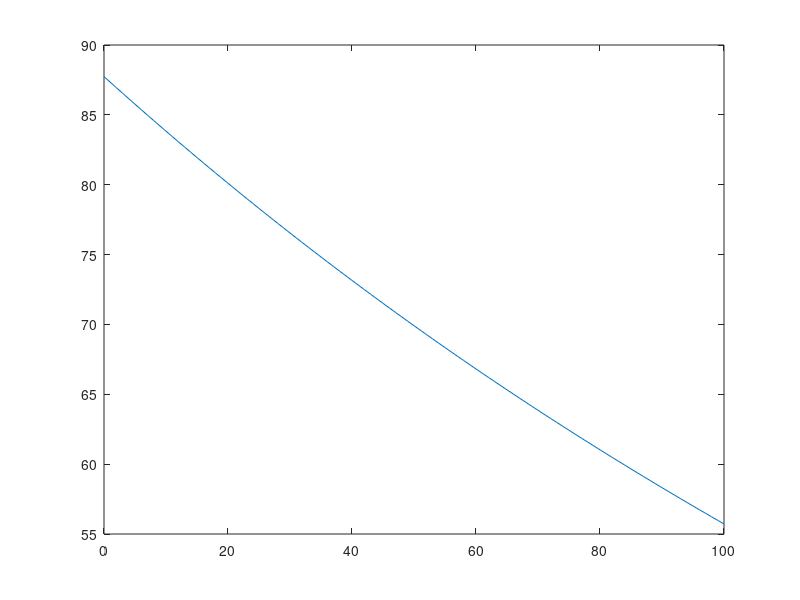

The MATLAB source for this figure:
% Plot the epsilon_r of water versus temperatures. It just a plof function
% do not effect the main function

f = @(x) 87.740-0.40008*x+9.398e-4*x.^2-1.410e-6*x.^3;
T = 0:1:100;
plot(T,f(T))